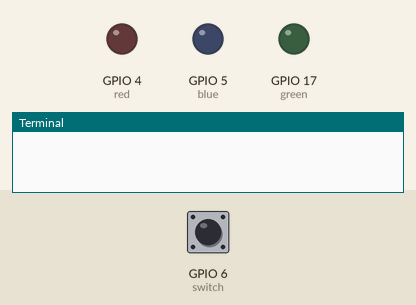
This program was run on a simulated Raspberry Pi (BCM pin numbers). Shown: output pins drawn as LEDs (lit = HIGH), the last lines printed to the terminal. Dashed ring = blinking. Inputs (shaded band) come from the test bench; at power-on: GPIO 6 (switch) LOW.

Above: at 1.2 s.
1.3 s: GPIO 6 (switch) pulled HIGH for 3.2 s
At 5.2 s:
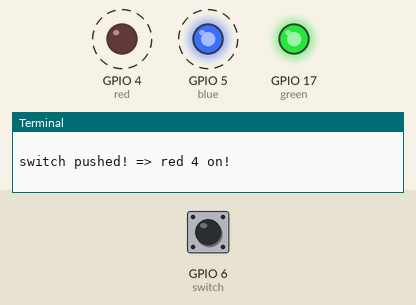
6.0 s: GPIO 6 (switch) pulled HIGH for 0.15 s
At 6.5 s:
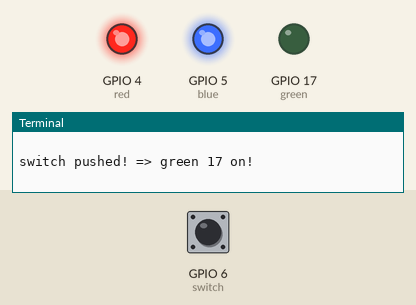
7.6 s: GPIO 6 (switch) pulled HIGH for 1 s
At 8.0 s:
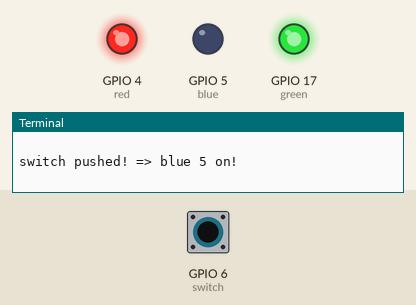
Timing chart, 0 to 10.6 s (numbered marks = the images above; inputs shaded):
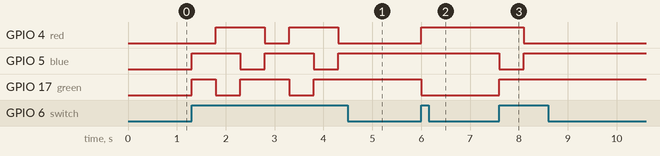

Measured:
- after the input at 1.3 s, GPIO 4 (red): alternates HIGH for 1.0 s and LOW for 0.50 s, starting after 0.50 s; GPIO 5 (blue): alternates HIGH for 1.0 s and LOW for 0.50 s, starting at once; GPIO 17 (green): goes HIGH 0.50 s, LOW 0.50 s, HIGH 1.0 s, LOW 0.50 s, then HIGH, starting at once
- after the input at 6.0 s, GPIO 4 (red): LOW → HIGH at once; GPIO 17 (green): HIGH → LOW at once
- after the input at 7.6 s, GPIO 4 (red): HIGH → LOW after 0.50 s; GPIO 5 (blue): HIGH → LOW at once, → HIGH 0.50 s later; GPIO 17 (green): LOW → HIGH at once

The program:

switch_led.py
```python
import RPi.GPIO as GPIO
import time

red = 4
green = 17
blue = 5
switch = 6

GPIO.setmode(GPIO.BCM)
GPIO.setup(red, GPIO.OUT)
GPIO.setup(green, GPIO.OUT)
GPIO.setup(blue, GPIO.OUT)
GPIO.setup(switch, GPIO.IN)

i = 0
led = [red, green, blue]

try:
	while True:
		if GPIO.input(switch) == True:
			print("switch pushed!", end=" => ")

			if led[i % 3] == led[0]:
				GPIO.output(led[0], False)
				GPIO.output(led[1], True)
				GPIO.output(led[2], True)
				# GPIO.output(led[i % 3], False)
				print("red {} on!\n".format(led[i % 3]))
				time.sleep(0.5)
			if led[i % 3] == led[1]:
				GPIO.output(red, True)
				GPIO.output(green, False)
				GPIO.output(blue, True)
				print("green {} on!\n".format(led[i % 3]))
				time.sleep(0.5)
			if led[i % 3] == led[2]:
				GPIO.output(red, True)
				GPIO.output(green, True)
				GPIO.output(blue, False)
				print("blue {} on!\n".format(led[i % 3]))
				time.sleep(0.5)
			i += 1
except KeyboardInterrupt:
	GPIO.cleanup()
```
